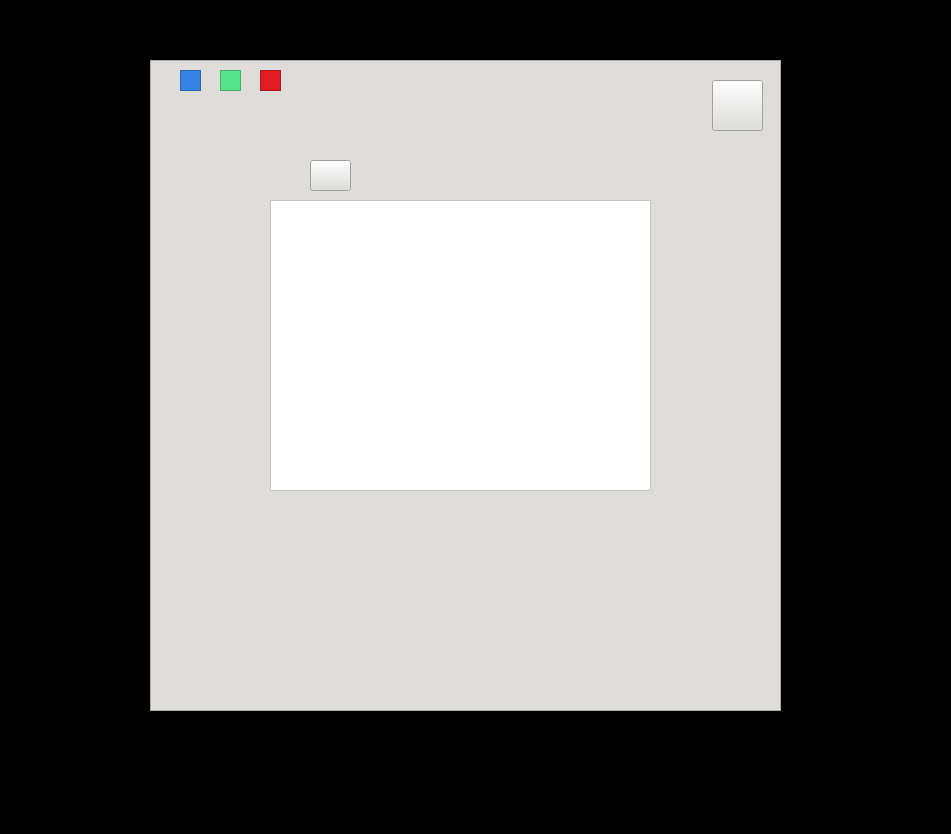
<?xml version="1.0" encoding="UTF-8"?>
<ui version="4.0">
 <class>MainWindow</class>
 <widget class="QMainWindow" name="MainWindow">
  <property name="geometry">
   <rect>
    <x>0</x>
    <y>0</y>
    <width>951</width>
    <height>834</height>
   </rect>
  </property>
  <property name="windowTitle">
   <string>MainWindow</string>
  </property>
  <property name="styleSheet">
   <string notr="true">background-color: rgb(0, 0, 0);</string>
  </property>
  <widget class="QWidget" name="centralwidget">
   <widget class="QFrame" name="frame">
    <property name="geometry">
     <rect>
      <x>150</x>
      <y>60</y>
      <width>631</width>
      <height>651</height>
     </rect>
    </property>
    <property name="styleSheet">
     <string notr="true">background-color: rgb(222, 221, 218);</string>
    </property>
    <property name="frameShape">
     <enum>QFrame::StyledPanel</enum>
    </property>
    <property name="frameShadow">
     <enum>QFrame::Raised</enum>
    </property>
    <widget class="QFrame" name="frame_2">
     <property name="geometry">
      <rect>
       <x>120</x>
       <y>140</y>
       <width>381</width>
       <height>291</height>
      </rect>
     </property>
     <property name="styleSheet">
      <string notr="true">background-color: rgb(255, 255, 255);</string>
     </property>
     <property name="frameShape">
      <enum>QFrame::StyledPanel</enum>
     </property>
     <property name="frameShadow">
      <enum>QFrame::Raised</enum>
     </property>
    </widget>
    <widget class="QPushButton" name="pushButton">
     <property name="geometry">
      <rect>
       <x>160</x>
       <y>100</y>
       <width>41</width>
       <height>31</height>
      </rect>
     </property>
     <property name="styleSheet">
      <string notr="true">image: url(:/new/resources/Assets/menu.png);</string>
     </property>
     <property name="text">
      <string/>
     </property>
    </widget>
    <widget class="QFrame" name="frame_3">
     <property name="geometry">
      <rect>
       <x>110</x>
       <y>10</y>
       <width>21</width>
       <height>21</height>
      </rect>
     </property>
     <property name="styleSheet">
      <string notr="true">background-color: rgb(224, 27, 36);</string>
     </property>
     <property name="frameShape">
      <enum>QFrame::StyledPanel</enum>
     </property>
     <property name="frameShadow">
      <enum>QFrame::Raised</enum>
     </property>
    </widget>
    <widget class="QFrame" name="frame_4">
     <property name="geometry">
      <rect>
       <x>70</x>
       <y>10</y>
       <width>21</width>
       <height>21</height>
      </rect>
     </property>
     <property name="styleSheet">
      <string notr="true">background-color: rgb(87, 227, 137);</string>
     </property>
     <property name="frameShape">
      <enum>QFrame::StyledPanel</enum>
     </property>
     <property name="frameShadow">
      <enum>QFrame::Raised</enum>
     </property>
    </widget>
    <widget class="QFrame" name="frame_5">
     <property name="geometry">
      <rect>
       <x>30</x>
       <y>10</y>
       <width>21</width>
       <height>21</height>
      </rect>
     </property>
     <property name="styleSheet">
      <string notr="true">background-color: rgb(53, 132, 228);</string>
     </property>
     <property name="frameShape">
      <enum>QFrame::StyledPanel</enum>
     </property>
     <property name="frameShadow">
      <enum>QFrame::Raised</enum>
     </property>
    </widget>
    <widget class="QPushButton" name="pushButton_2">
     <property name="geometry">
      <rect>
       <x>562</x>
       <y>20</y>
       <width>51</width>
       <height>51</height>
      </rect>
     </property>
     <property name="styleSheet">
      <string notr="true">image: url(:/new/resources/Assets/power.png);</string>
     </property>
     <property name="text">
      <string/>
     </property>
    </widget>
   </widget>
  </widget>
  <widget class="QMenuBar" name="menubar">
   <property name="geometry">
    <rect>
     <x>0</x>
     <y>0</y>
     <width>951</width>
     <height>22</height>
    </rect>
   </property>
  </widget>
  <widget class="QStatusBar" name="statusbar"/>
 </widget>
 <resources/>
 <connections/>
</ui>
